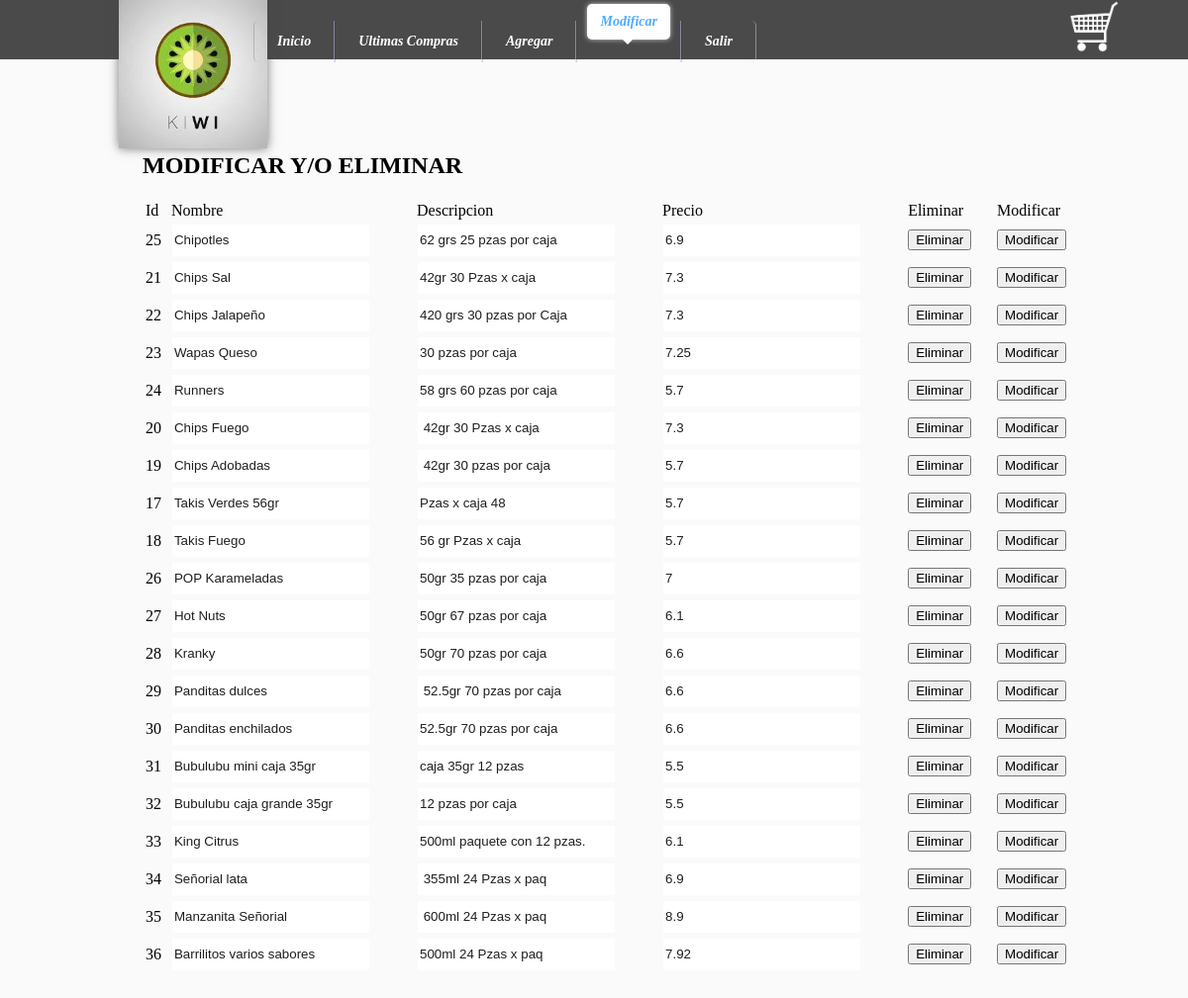
/admin/modificar.php (signed in), run on the app's committed database.
### tables this page shows
CREATE TABLE IF NOT EXISTS `productos` (
  `id` int(11) NOT NULL AUTO_INCREMENT,
  `Nombre` text NOT NULL,
  `descripcion` text NOT NULL,
  `imagen` text NOT NULL,
  `precio` double NOT NULL,
  PRIMARY KEY (`id`)
);

### admin/modificar.php (the view, shortened to what this page needs)
<!DOCTYPE html>
<html lang="es">
<head>
	<link rel="stylesheet" type="text/css" href="../css/estilos.css">
</head>
<body>
	<header>
		<img src="../imagenes/descarga.jpeg" id="logo">
		<a href="../carritodecompras.php" title="ver carrito de compras">
			<img src="../imagenes/carrito.png">
		</a>
	</header>
	<section>
		<nav class="menu2">
			<menu>
				<li><a href="../">Inicio</a></li>
				<li><a href="../admin.php">Ultimas Compras</a></li>
	    		<li><a href="./agregarproducto.php" >Agregar</a></li>
	    		<li><a href="./modificar.php" class="selected">Modificar</a></li>
	    		<li><a href="./login/cerrar.php">Salir</a></li>
			</menu>
		</nav>
		<h1>MODIFICAR Y/O ELIMINAR</h1>
		<table width="100%">
			<tr>
				<td>Id</td>
				<td>Nombre</td>
				<td>Descripcion</td>
				<td>Precio</td>
				<td>Eliminar</td>
				<td>Modificar</td>
			</tr>
		<?php
			$resultado=mysql_query("select * from productos");
			while($row=mysql_fetch_array($resultado)){
				echo '
				<tr>
					<td>
						<input type="hidden" value="'.$row[0].'">'.$row[0].'
						<input type="hidden" class="imagen" value="'.$row[3].'">
					</td>
					<td><input type="text" class="nombre" value="'.$row[1].'"></td>
					<td><input type="text" class="descripcion" value="'.$row[2].'"></td>
					<td><input type="text" class="precio" value="'.$row[4].'"></td>
					<td><button class="eliminar" data-id="'.$row[0].'">Eliminar</button></td>
					<td><button class="modificar" data-id="'.$row[0].'">Modificar</button></td>
				</tr>
				';
			}
		?>
	</table>
	</section>
</body>
</html>

### css/estilos.css (style rules this page uses)
html { padding: 0px; margin: 0px; }
body { background-color: #fafafa; padding: 0px; margin: 0px; }
header { width: 100%; height: 60px; background-color: #4a4a4a; color:white; }
a { color: #4a4a4a; font-weight: bolder; font-size: 1.2rem; text-decoration: none; }
header a { width: 50px; left: 90%; display: inline-block; vertical-align: top; position: fixed; z-index: 2; background-color: #4a4a4a; }
header a img { width: 100%; }
section { width: 80%; min-height: 500px; padding: 2%; margin:0 auto; margin-left: 10%; margin-top: 50px; }
#logo { width: 150px; height: 150px; display: inline-block; vertical-align: top; position:absolute; z-index: 2; left: 10%; -webkit-box-shadow: 0px 0px 10px rgba(74, 74, 74, 0.75); -moz-box-shadow: 0px 0px 10px rgba(74, 74, 74, 0.75); box-shadow: 0px 0px 10px rgba(74, 74, 74, 0.75); }
nav { width : 65%; position: absolute; z-index: 3; left: 18%; top:.5%; }
menu:after , menu:before { display : block; content : ' '; }
menu:after { clear : both; }
li { list-style-type : none; float : left; cursor : pointer; padding : 3px 10px; }
li:first-child { border-radius : 5px 0 0 5px; }
li:last-child { border-radius : 0 5px 5px 0; }
li a { display : block; padding : 10px 13px; font-size : 26px; text-decoration : none; border-radius : 5px; position : relative; top : 0; color : #FFF; transition : all .4s; }
li a:after { display : block; content : ''; position : absolute; top : 100%; left : 42%; border-style : solid; border-color : transparent; border-width : 5px 5px 0 5px; transition : all .4s; }
.menu2 a { font-family : georgia; font-size : 14px; font-style : italic; text-transform : capitalize; }
.menu2 li { border-right : 1px solid rgba(200,200,255,0.5); border-left : 1px solid rgba(40,40,40,0.2); }
.selected { top : -20px; color : #4eacff; background-color: #fff; box-shadow : 0 0 5px 0 rgba(255, 255, 255, 0.7); transition : all .4s; }
.selected:after { border-color : white transparent transparent transparent; transition : all .4s; }
input { width: 80%; height: 30px; border:1px solid #fafafa; color:#1e1e1e; }

### data on the page
productos: id "25", Nombre "Chipotles", descripcion "62 grs 25 pzas por caja", precio "6.9"
productos: id "21", Nombre "Chips Sal", descripcion "42gr 30 Pzas x caja", precio "7.3"
productos: id "22", Nombre "Chips Jalapeño", descripcion "420 grs 30 pzas por Caja", precio "7.3"
productos: id "23", Nombre "Wapas Queso", descripcion "30 pzas por caja", precio "7.25"
productos: id "24", Nombre "Runners", descripcion "58 grs 60 pzas por caja", precio "5.7"
productos: id "20", Nombre "Chips Fuego", descripcion "42gr 30 Pzas x caja", precio "7.3"
productos: id "19", Nombre "Chips Adobadas", descripcion "42gr 30 pzas por caja", precio "5.7"
productos: id "17", Nombre "Takis Verdes 56gr", descripcion "Pzas x caja 48", precio "5.7"
productos: id "18", Nombre "Takis Fuego", descripcion "56 gr Pzas x caja", precio "5.7"
productos: id "26", Nombre "POP Karameladas", descripcion "50gr 35 pzas por caja", precio "7"
productos: id "27", Nombre "Hot Nuts", descripcion "50gr 67 pzas por caja", precio "6.1"
productos: id "28", Nombre "Kranky", descripcion "50gr 70 pzas por caja", precio "6.6"
productos: id "29", Nombre "Panditas dulces", descripcion "52.5gr 70 pzas por caja", precio "6.6"
productos: id "30", Nombre "Panditas enchilados", descripcion "52.5gr 70 pzas por caja", precio "6.6"
productos: id "31", Nombre "Bubulubu mini caja 35gr", descripcion "caja 35gr 12 pzas", precio "5.5"
productos: id "32", Nombre "Bubulubu caja grande 35gr", descripcion "12 pzas por caja", precio "5.5"
productos: id "33", Nombre "King Citrus", descripcion "500ml paquete con 12 pzas.", precio "6.1"
productos: id "34", Nombre "Señorial lata", descripcion "355ml 24 Pzas x paq", precio "6.9"
productos: id "35", Nombre "Manzanita Señorial", descripcion "600ml 24 Pzas x paq", precio "8.9"
productos: id "36", Nombre "Barrilitos varios sabores", descripcion "500ml 24 Pzas x paq", precio "7.92"
